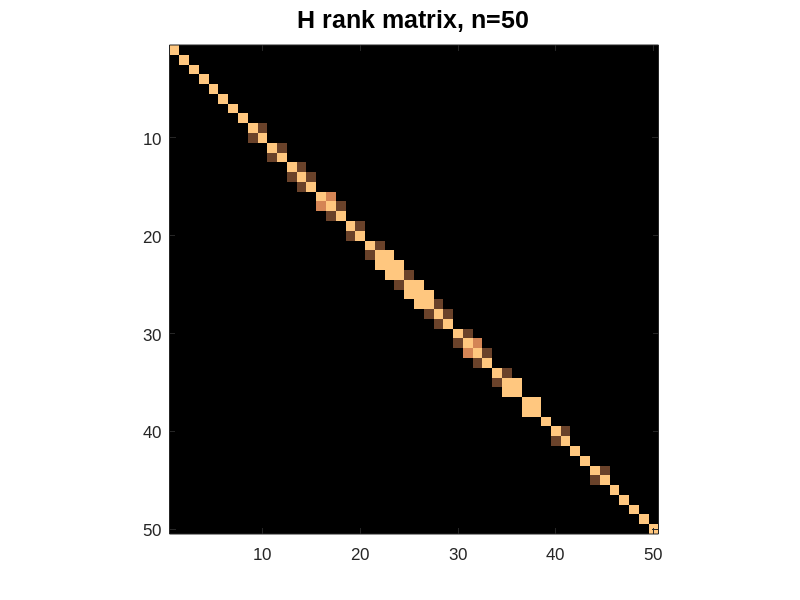
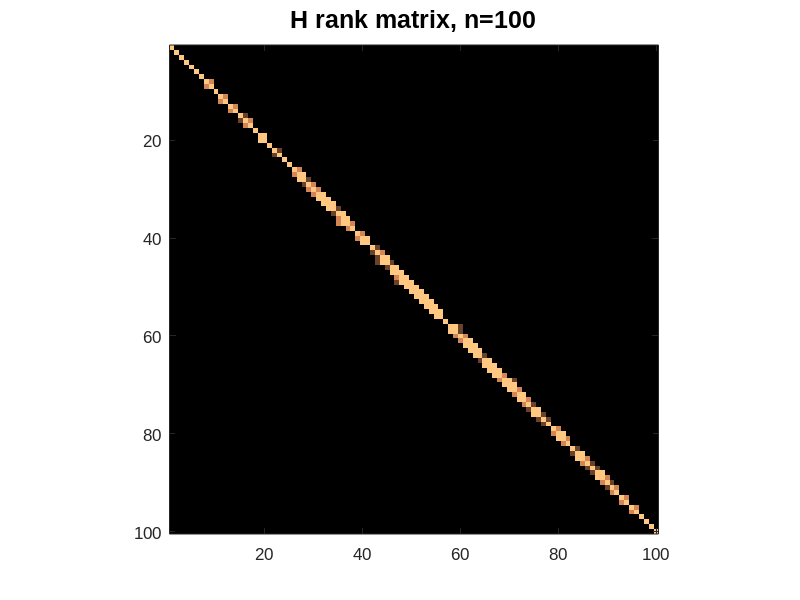
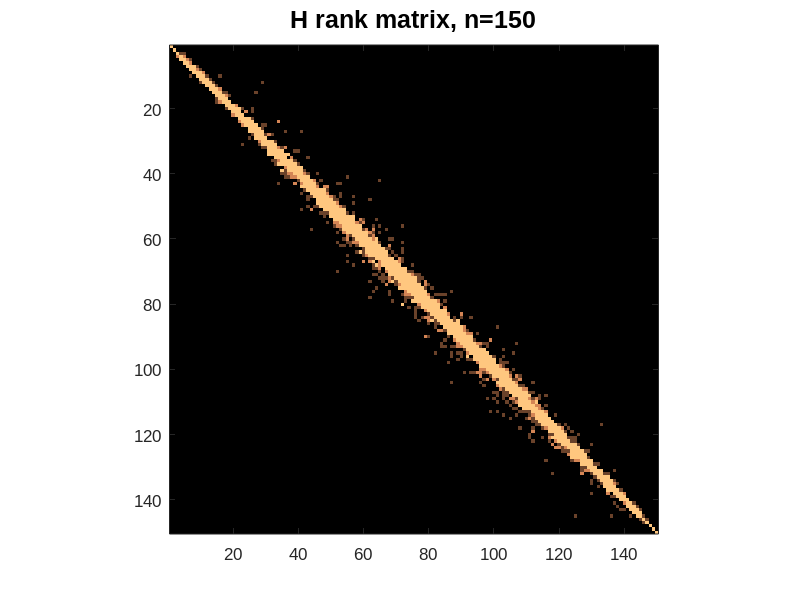
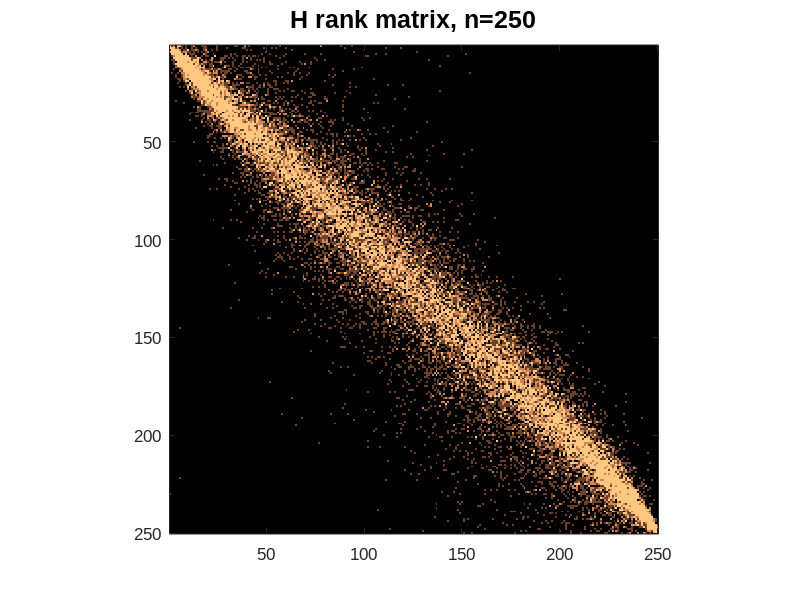

The MATLAB script that drew these images, in order:
%% Octave

set (0, "defaultaxesfontname", "Arial")
set (0, "defaulttextfontname", "Arial")


load('HRRankMatrix50.dat')
colormap(copper)
imagesc(HRRankMatrix50);
axis ("square");
caxis([0, 3])
set(gca,'fontsize',12); % sets font of numbers on axes 
title('H rank matrix, n=50', 'fontsize',18);
print -dpdf HRRankMatrix50.pdf

load('HRRankMatrix100.dat')
colormap(copper)
imagesc(HRRankMatrix100);
axis ("square");
caxis([0, 3])
set(gca,'fontsize',12); % sets font of numbers on axes 
title('H rank matrix, n=100', 'fontsize',18);
print -dpdf HRRankMatrix100.pdf

load('HRRankMatrix150.dat')
colormap(copper)
imagesc(HRRankMatrix150);
axis ("square");
caxis([0, 3])
set(gca,'fontsize',12); % sets font of numbers on axes 
title('H rank matrix, n=150', 'fontsize',18);
print -dpdf HRRankMatrix150.pdf

load('HRRankMatrix250.dat')
colormap(copper)
imagesc(HRRankMatrix250);
axis ("square");
caxis([0, 3])
set(gca,'fontsize',12); % sets font of numbers on axes 
title('H rank matrix, n=250', 'fontsize',18);
print -dpdf HRRankMatrix250.pdf



load('HRRankMatrix500.dat')
set (0, "defaultaxesfontname", "Arial")
set (0, "defaulttextfontname", "Arial")
colormap(copper)
imagesc(HRRankMatrix500);
axis ("square");
caxis([0, 3])
set(gca,'fontsize',12); % sets font of numbers on axes 
colorbar ("EastOutside")
title('H rank matrix, n=500', 'fontsize',18);
print -dpdf HRRankMatrix500.pdf
